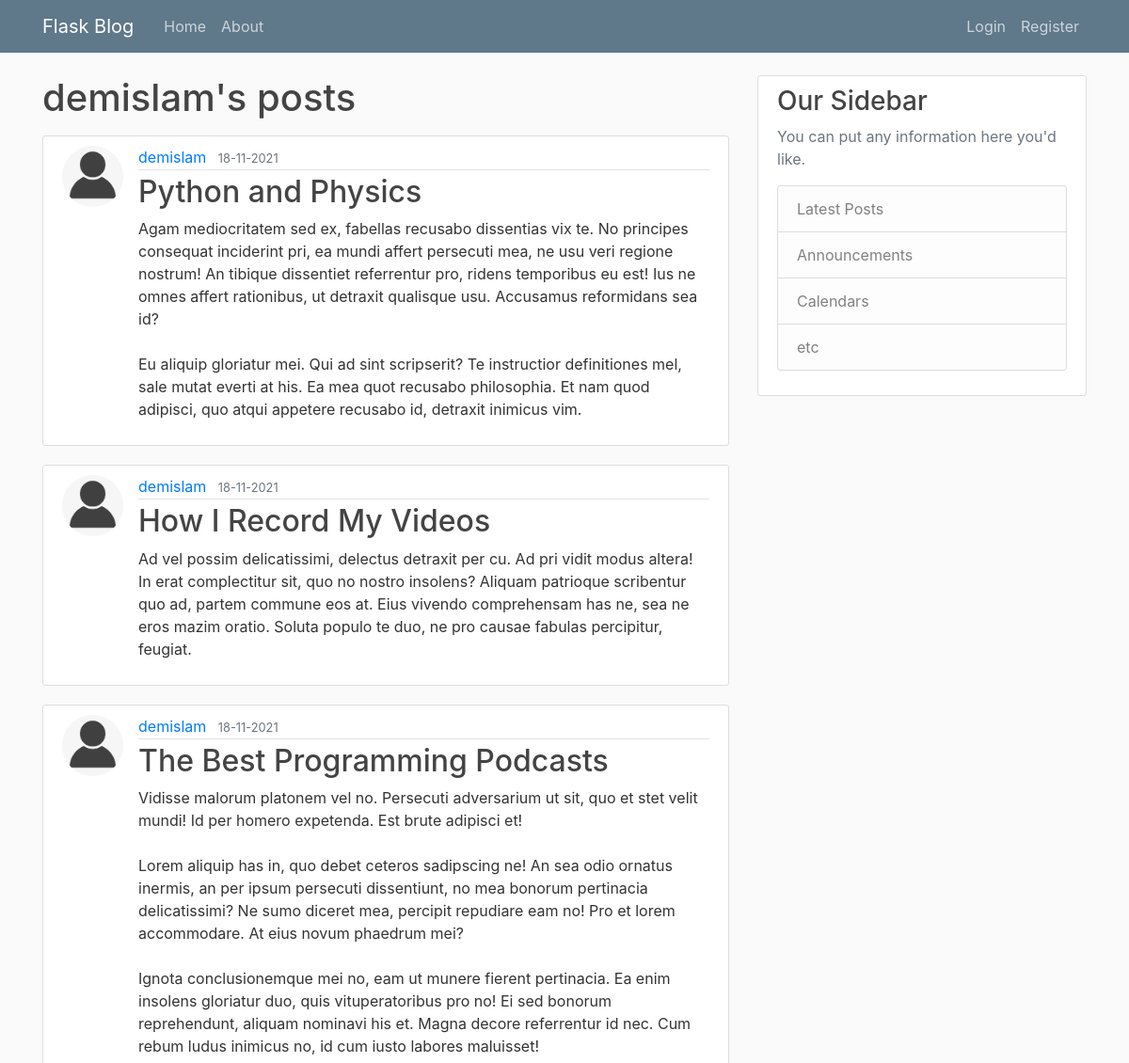
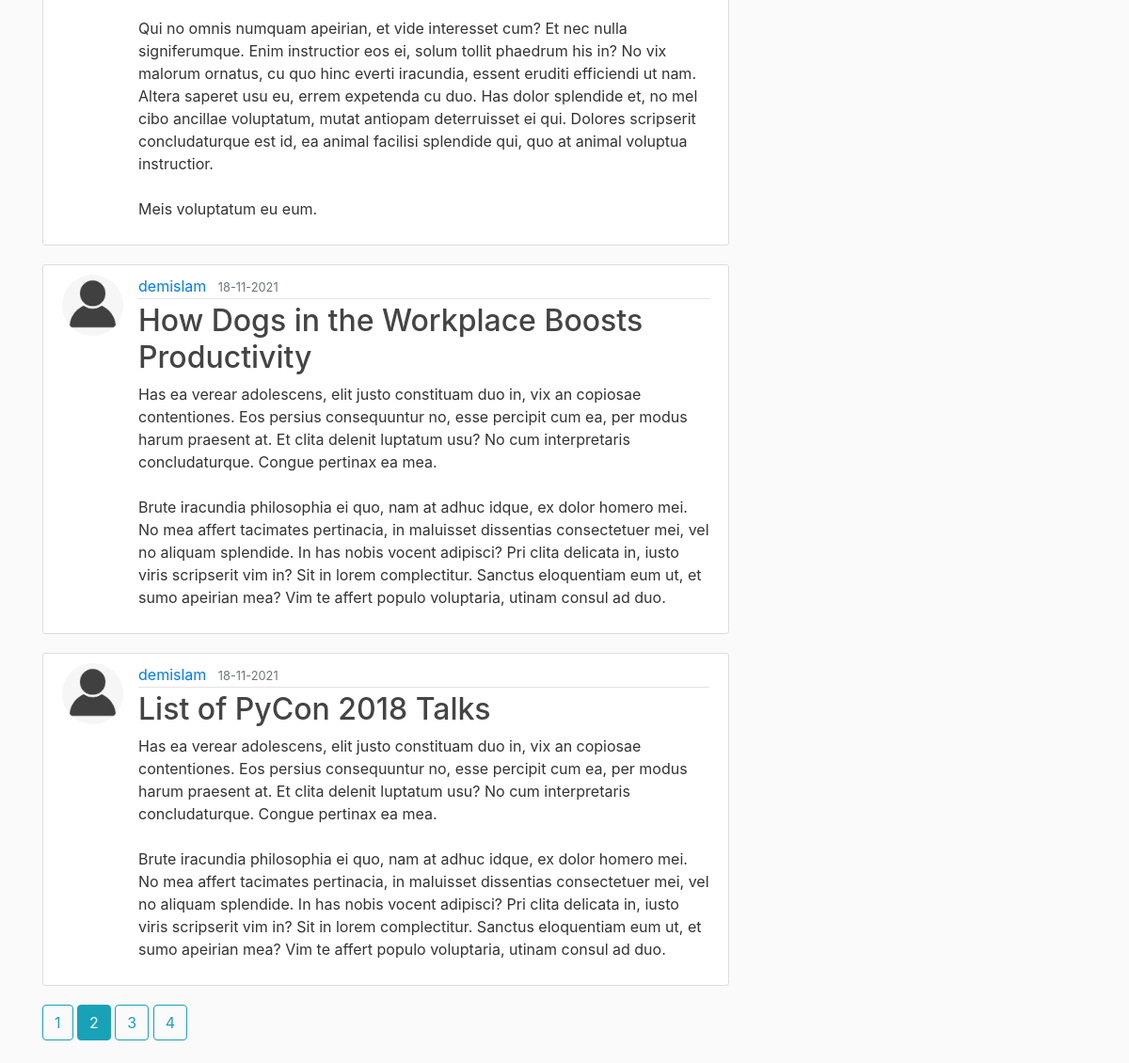
The app's page /user/demislam/posts?page_num=2 with its own data (2 pictures, top to bottom).
### blog_webapp/models.py (models this page shows, shortened)
class User(db.Model, UserMixin):
    id = db.Column(db.Integer, primary_key=True)
    username = db.Column(db.String(20), unique=True, nullable=False)
    email = db.Column(db.String(120), unique=True, nullable=False)
    profile_image_file = db.Column(db.String(20), nullable=False,
                                   default='default_profile_image.png')
    password = db.Column(db.String(60), nullable=False)
    posts = db.relationship('Post', backref='author', lazy=True)

class Post(db.Model):
    id = db.Column(db.Integer, primary_key=True)
    title = db.Column(db.String(100), nullable=False)
    timestamp = db.Column(db.DateTime, nullable=False, default=datetime.utcnow)
    content = db.Column(db.Text, nullable=False)
    user_id = db.Column(db.Integer, db.ForeignKey('user.id'), nullable=False)

### blog_webapp/users/routes.py (the view)
@users.route('/user/<string:username>/posts', methods=['GET'])
def get_user_posts(username):
    curr_page_num = request.args.get('page_num', 1, type=int)
    user = User.query.filter_by(username=username).first_or_404()
    posts_paginated = Post.query\
        .filter_by(author=user)\
        .order_by(Post.timestamp.desc())\
        .paginate(page=curr_page_num, per_page=5)
    posts = [post for post in posts_paginated.items]
    all_page_nums = [page_num for page_num in posts_paginated.iter_pages(left_edge=1,
                                                                         left_current=1, right_current=2,
                                                                         right_edge=1)]
    return render_template('user_posts.html', posts=posts, curr_page_num=curr_page_num, all_page_nums=all_page_nums, user=user)

### blog_webapp/templates/user_posts.html
{% extends "layout.html" %}
{% block content %}
    <h1 class="mb-3">{{user.username}}'s posts</h1>
    {% for post in posts %}
    <article class="media content-section">
        <img class="rounded-circle article-img" src=" {{url_for('static', filename='profile_pics/'+post.author.profile_image_file) }}" alt="">
        <div class="media-body">
            <div class="article-metadata">
                <a class="mr-2" href="#">{{ post.author.username }}</a>
                <small class="text-muted">{{ post.timestamp.strftime('%d-%m-%Y') }}</small>
            </div>
            <h2><a class="article-title" href="{{ url_for('posts.get_post', post_id=post.id) }}">{{ post.title }}</a></h2>
            <p class="article-content">{{ post.content }}</p>
        </div>
    </article>
    {% endfor %}
    {% for page_num in all_page_nums %}
        {% if page_num %}
            {% if page_num == curr_page_num %}
                <a href="{{ url_for('users.get_user_posts', page_num=page_num, username=user.username) }}" class="btn btn-info mb-4">{{ page_num }}</a>
            {% else %}
                <a href="{{ url_for('users.get_user_posts', page_num=page_num, username=user.username) }}" class="btn btn-outline-info mb-4">{{ page_num }}</a>
            {% endif %}
        {% else %}
            ...
        {% endif %}
    {% endfor %}
{% endblock content %}

### blog_webapp/static/main.css (style rules this page uses)
body { background: #fafafa; color: #333333; margin-top: 5rem; }
h1, h2, h3, h4, h5, h6 { color: #444444; }
.content-section { background: #ffffff; padding: 10px 20px; border: 1px solid #dddddd; border-radius: 3px; margin-bottom: 20px; }
.article-title { color: #444444; }
.article-content { white-space: pre-line; }
.article-img { height: 65px; width: 65px; margin-right: 16px; }
.article-metadata { padding-bottom: 1px; margin-bottom: 4px; border-bottom: 1px solid #e3e3e3 }

### records on screen
User: username "demislam"
Post: profile_image_file (placeholder picture), author.username "demislam", timestamp "18-11-2021", title "Python and Physics", content "Agam mediocritatem sed ex, fabellas recusabo dissentias vix te. No principes consequat inciderint pri, ea mundi affert persecuti mea, ne usu veri regione nostrum! An tibique dissentiet referrentur pro, ridens temporibus eu est! Ius ne omnes affert rationibus, ut detraxit qualisque usu. Accusamus reformidans sea id? Eu aliquip gloriatur mei. Qui ad sint scripserit? Te instructior definitiones mel, sale mutat everti at his. Ea mea quot recusabo philosophia. Et nam quod adipisci, quo atqui appetere recusabo id, detraxit inimicus vim."
Post: profile_image_file (placeholder picture), author.username "demislam", timestamp "18-11-2021", title "How I Record My Videos", content "Ad vel possim delicatissimi, delectus detraxit per cu. Ad pri vidit modus altera! In erat complectitur sit, quo no nostro insolens? Aliquam patrioque scribentur quo ad, partem commune eos at. Eius vivendo comprehensam has ne, sea ne eros mazim oratio. Soluta populo te duo, ne pro causae fabulas percipitur, feugiat."
Post: profile_image_file (placeholder picture), author.username "demislam", timestamp "18-11-2021", title "The Best Programming Podcasts", content "Vidisse malorum platonem vel no. Persecuti adversarium ut sit, quo et stet velit mundi! Id per homero expetenda. Est brute adipisci et! Lorem aliquip has in, quo debet ceteros sadipscing ne! An sea odio ornatus inermis, an per ipsum persecuti dissentiunt, no mea bonorum pertinacia delicatissimi? Ne sumo diceret mea, percipit repudiare eam no! Pro et lorem accommodare. At eius novum phaedrum mei? Ignota conclusionemque mei no, eam ut munere fierent pertinacia. Ea enim insolens gloriatur duo, quis vituperatoribus pro no! Ei sed bonorum reprehendunt, aliquam nominavi his et. Magna decore referrentur id nec. Cum rebum ludus inimicus no, id cum iusto labores maluisset! Qui no omnis numquam…"
Post: profile_image_file (placeholder picture), author.username "demislam", timestamp "18-11-2021", title "How Dogs in the Workplace Boosts Productivity", content "Has ea verear adolescens, elit justo constituam duo in, vix an copiosae contentiones. Eos persius consequuntur no, esse percipit cum ea, per modus harum praesent at. Et clita delenit luptatum usu? No cum interpretaris concludaturque. Congue pertinax ea mea. Brute iracundia philosophia ei quo, nam at adhuc idque, ex dolor homero mei. No mea affert tacimates pertinacia, in maluisset dissentias consectetuer mei, vel no aliquam splendide. In has nobis vocent adipisci? Pri clita delicata in, iusto viris scripserit vim in? Sit in lorem complectitur. Sanctus eloquentiam eum ut, et sumo apeirian mea? Vim te affert populo voluptaria, utinam consul ad duo."
Post: profile_image_file (placeholder picture), author.username "demislam", timestamp "18-11-2021", title "List of PyCon 2018 Talks", content "Has ea verear adolescens, elit justo constituam duo in, vix an copiosae contentiones. Eos persius consequuntur no, esse percipit cum ea, per modus harum praesent at. Et clita delenit luptatum usu? No cum interpretaris concludaturque. Congue pertinax ea mea. Brute iracundia philosophia ei quo, nam at adhuc idque, ex dolor homero mei. No mea affert tacimates pertinacia, in maluisset dissentias consectetuer mei, vel no aliquam splendide. In has nobis vocent adipisci? Pri clita delicata in, iusto viris scripserit vim in? Sit in lorem complectitur. Sanctus eloquentiam eum ut, et sumo apeirian mea? Vim te affert populo voluptaria, utinam consul ad duo."

### other values on screen
{{ page_num }} "1" "3" "4"
{{ page_num }} "2"
